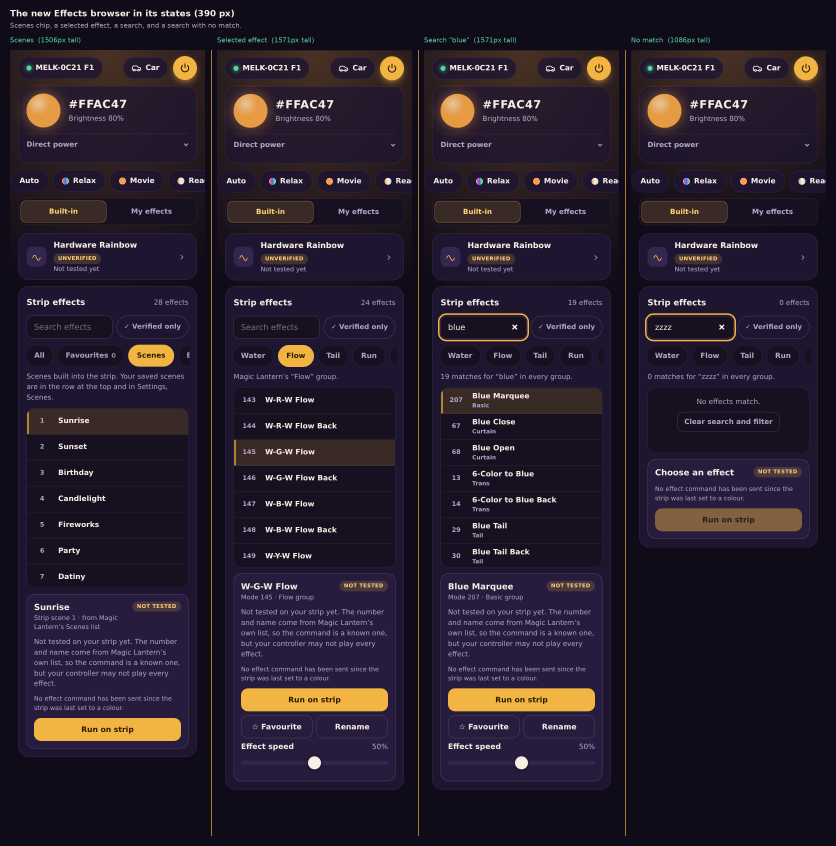
#> input picture docs/effects-redesign/effects-states-390.png, 2508 x 2537 px, given in place of effects-390.png, which was not available (shown at 1/3 size)
$ python make-fx-sheets.py
#> lines starting #> are read from the running program, lines starting #| are printed output that depends on the picture
#!/usr/bin/env python3
"""Builds the BEFORE/AFTER sheets for the Effects tab in docs/effects-redesign from the screenshots made by tests/e2e/fx-shots.py."""
import pathlib
from PIL import Image, ImageDraw, ImageFont
D = pathlib.Path(__file__).resolve().parents[1] / 'docs' / 'effects-redesign'
BG, AMBER, TXT, MUTED = (16, 11, 25), (242, 181, 68), (246, 239, 230), (179, 166, 200)
F = ImageFont.truetype('/usr/share/fonts/truetype/dejavu/DejaVuSans-Bold.ttf', 26); S = ImageFont.truetype('/usr/share/fonts/truetype/dejavu/DejaVuSans.ttf', 20)
def sheet(name, title, note, cols):
#> called with name = 'effects-before-after-390.png', title = 'Effects tab at 390 px wide'
    ims = [(lab, Image.open(D / path).convert('RGB'), col) for lab, path, col in cols]
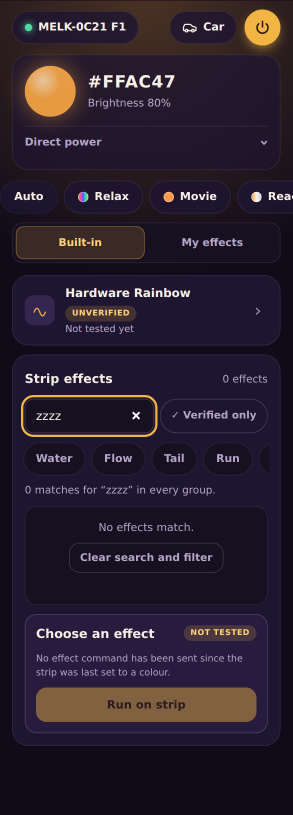
#> input picture docs/effects-redesign/after/effects-390-empty.png, 585 x 1629 px, given in place of effects-390.png, which was not available (shown at 1/2 size)
#> ims = 2 items
    pad, gap, top = 30, 36, 150; h = max(i.height for _, i, _ in ims); W = sum(i.width for _, i, _ in ims) + gap * (len(ims) - 1) + pad * 2
#> after `h = max((i.height for _, i, _ in ims))`: h = 2537
#> after `W = sum((i.width for _, i, _ in ims)) + gap * (len(ims) - 1) + pad * 2`: W = 3189
    im = Image.new('RGB', (W, h + top + pad), BG); d = ImageDraw.Draw(im); d.text((pad, 24), title, font=F, fill=TXT); d.text((pad, 64), note, font=S, fill=MUTED); x = pad
#> after `im = Image.new('RGB', (W, h + top + pad), BG)`:
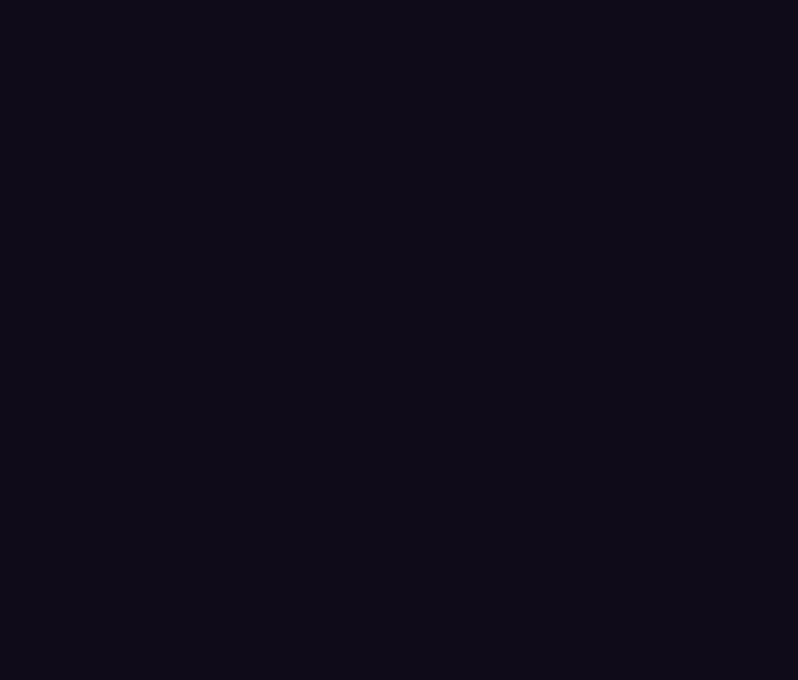
#> im: PIL image 3189x2717 RGB (shown at 1/4 size); mean R, G, B 16, 11, 25
    for lab, i, col in ims:
        d.text((x, 108), f'{lab}  ({i.height * 2 // 3}px tall)', font=S, fill=col); im.paste(i, (x, top)); x += i.width + gap
        if x - gap // 2 < W - pad: d.line([(x - gap // 2, top), (x - gap // 2, im.height - pad)], fill=AMBER, width=2)
#> this loop made 2 passes
#> (lab, col, x) on passes 1 to 2: ('BEFORE (28-tile grid)', (255, 125, 125), 2574), ('AFTER (chips, list, one panel)', (83, 216, 160), 3195)
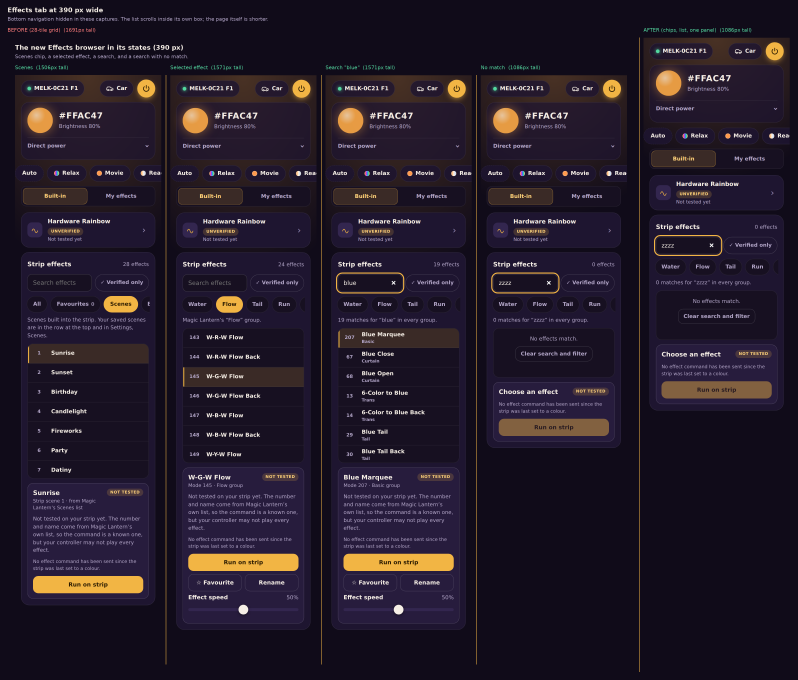
#> im: PIL image 3189x2717 RGB (shown at 1/4 size); mean R, G, B 36.6, 27.2, 41.5
#> after the loop, x = 3195
    im.save(D / name, optimize=True); print(name, im.size)
#| effects-before-after-390.png (3189, 2717)
R, G = (255, 125, 125), (83, 216, 160)
for w in (390, 320, 768):
#> (the run stopped early here; a loop or call above may not have finished)
